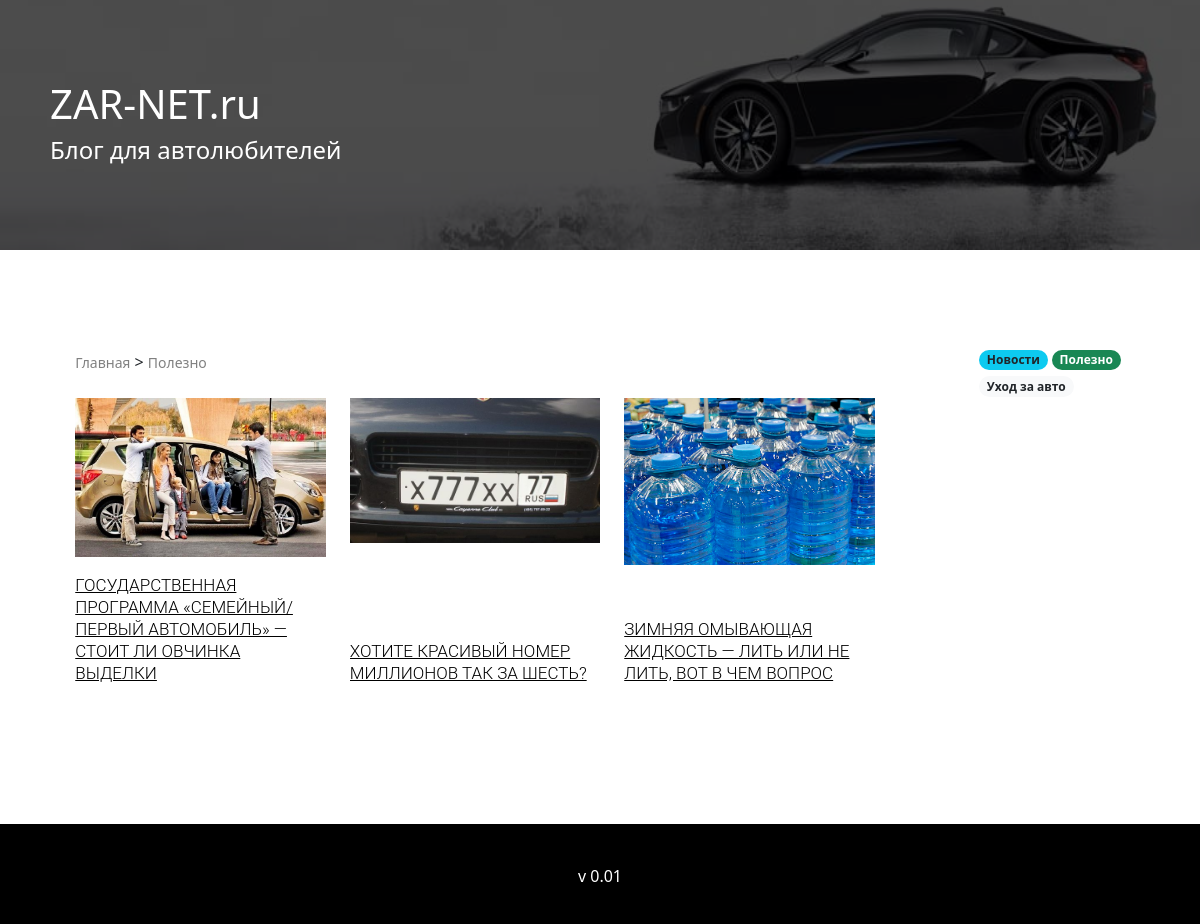
/category/healthy, run on the app's committed database.
### models.py (models this page shows, shortened)
class BaseModel(Model):
    class Meta:
        database = db

class Category(BaseModel):
    name = TextField(verbose_name="")
    slug = TextField(unique=True, verbose_name="")

class Content(BaseModel):
    title = TextField(unique=True, verbose_name="")
    content = TextField(unique=True, verbose_name="")
    category = ForeignKeyField(Category, field="id", null=True)
    slug = TextField(unique=True, verbose_name="")
    img = TextField()
    author = ForeignKeyField(Author, field="id", null=True)
    created_at = DateTimeField(default=datetime.datetime.now, verbose_name="")
    is_published = BooleanField(default=False, verbose_name="")
    def get_slug_for_url(self):
        url_slug = Category.get_or_none(Category.id == self.category).slug
        return url_slug

### app.py (the view)
@app.route("/category/<slug>")
def category_page(slug):
    from models import Category
    category_name = Category.get_or_none(Category.slug == slug).name
    data = con.get_data_for_category_page(slug)
    category = con.get_category()
    return render_template("category.html", data=data, category=category, category_name=category_name)

### controll.py (called while the page is built)
def get_data_for_category_page(slug):
    try:
        category_id = Category.get_or_none(Category.slug == slug).id
        data = Content.select().where(Content.category == category_id)
        if len(data) > 3:
            data = sort_articles(data)
        else:
            return [data]
        return data
    except Exception as e:
        print(e)
        return None

def get_category():
    data_class = []
    category = Category.select()
    for c in range(len(category)):
        data_class.append(CATEGORY_CLASS[random.randint(0, len(CATEGORY_CLASS) -1 )])
    return [category, data_class, CATEGORY_COLOR_TEXT, len(category)]

### templates/category.html (shortened to what this page needs)
{% extends "base.html" %}
{% block content %}
    <div class="container-fluid">
        <span class="navigation">
            <a href="/">Главная</a> > <a href="/category/{{data[0][0].get_slug_for_url()}}">{{category_name}}</a>
        </span>
        <br>
        <br>
    {% for items in data %}
        <div class="row">
            {% for item in items %}
            <div class="col-md-4 blog_box">
                <div class="align-img">
                    <a href="/blog/{{item.slug}}" class="mask">
                        <img src="{{ url_for('static', filename=item.img) }}" alt="{{item.title}}" class="img-responsive zoom-img"/>
                    </a>
                </div>
                <div class="align-bl">
                    <h3><a href="/blog/{{item.slug}}">{{item.title}}</a></h3>
                </div>
            </div>
            {% endfor %}
        </div>
    {% endfor %}
    </div>
    <div class="nav-rigth">
        {% include "nav.html"%}
    </div>
{% endblock %}

### templates/nav.html
<div class="nav-bl">
    {% for cat in range(category[-1])%}
    <span class="badge rounded-pill  {{category[1][cat]}} ">
        <a href="/category/{{category[0][cat].slug}}" class="{%if category[1][cat] in category[2]%}text-dark{%endif%}">
         {{category[0][cat].name}}
        </a>
    </span>
        {% endfor %}
</div>

### static/css/style.css (style rules this page uses)
* { width: 100%; padding: 0px; margin: 0; border: 0; overflow-x: hidden; }
.row { width: 100%; }
.nav-rigth { width: 20%; padding-left: 40px; }
.container-fluid { width: 75%; }
.navigation > a { font-size: 14px; color: gray; text-decoration: none; }
.badge { width: auto !important; }
.nav-bl span > a { text-decoration: none; color: white; }
.blog_box h3 { font: 300 17px/22px Roboto, sans-serif; text-transform:uppercase; margin-top:1em; }
.blog_box h3 a { color:#000; }
.blog_box { margin-bottom: 2em; display: flex; justify-content: space-between; flex-direction: column; }
a.mask { text-decoration: none; overflow: hidden; display: block; }
img.zoom-img { -webkit-transform: scale(1, 1); -webkit-transition-timing-function: ease-out; -webkit-transition-duration: 250ms; -moz-transform: scale(1, 1); -moz-transition-timing-function: ease-out; -moz-transition-duration: 250ms; }

### data on the page
Category: name "Полезно", name "Полезно"
Content: img (picture), title "ГОСУДАРСТВЕННАЯ ПРОГРАММА «СЕМЕЙНЫЙ/ПЕРВЫЙ АВТОМОБИЛЬ» — СТОИТ ЛИ ОВЧИНКА ВЫДЕЛКИ"
Content: img (picture), title "ХОТИТЕ КРАСИВЫЙ НОМЕР МИЛЛИОНОВ ТАК ЗА ШЕСТЬ?"
Content: img (picture), title "ЗИМНЯЯ ОМЫВАЮЩАЯ ЖИДКОСТЬ — ЛИТЬ ИЛИ НЕ ЛИТЬ, ВОТ В ЧЕМ ВОПРОС"
Category: name "Новости"
Category: name "Уход за авто"
